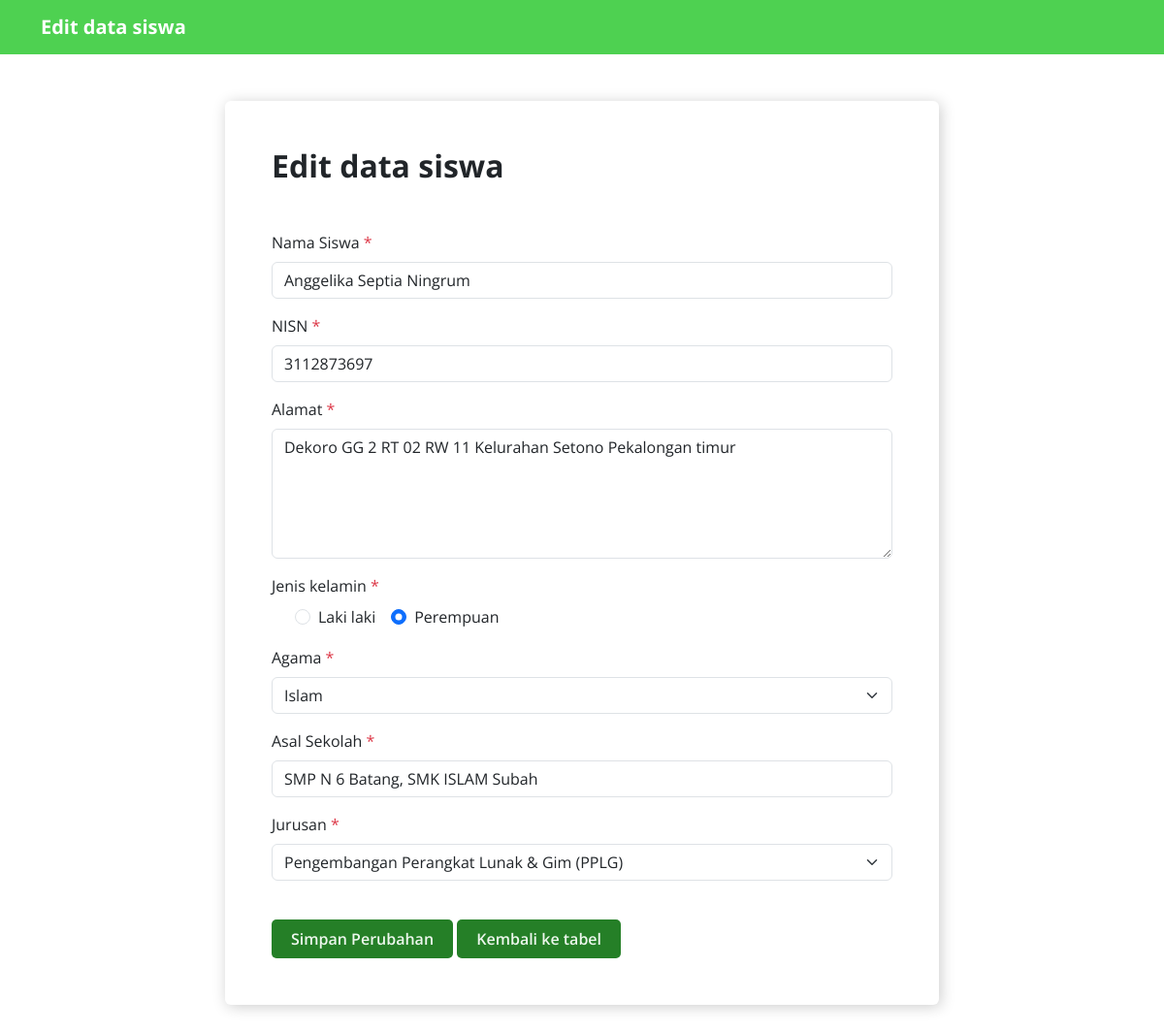
The app's page /editdatasiswa.php?id=20 with its own data.
### tables this page shows
CREATE TABLE `students` (
  `id` int(11) NOT NULL,
  `nama_siswa` varchar(255) NOT NULL,
  `nisn` varchar(250) NOT NULL,
  `nis` int(6) NOT NULL,
  `alamat` varchar(255) NOT NULL,
  `jenis_kelamin` varchar(255) NOT NULL,
  `agama` varchar(255) NOT NULL,
  `asal_sekolah` varchar(255) NOT NULL,
  `jurusan` varchar(250) NOT NULL,
  `password` varchar(200) DEFAULT NULL,
  `created_at` timestamp NOT NULL DEFAULT current_timestamp()
);

### functions.php (called while the page is built, shortened)
<?php
$connection = mysqli_connect('localhost', 'root', '', 'students_collection');
function getDetailStudent(string $id): array
{
    global $connection;
    $query = "SELECT * FROM students WHERE id = $id LIMIT 1";
    $result = mysqli_query($connection, $query);
    return mysqli_fetch_assoc($result) ?? [];
}

### editdatasiswa.php (the view, shortened to what this page needs)
<?php
require './functions.php';
$id = $_GET['id'] ?? '';
$dataStudent = getDetailStudent($id);
?>
<!DOCTYPE html>
<html lang="en">
<head>
    <link rel="stylesheet" href="./assets/css/bootstrap.min.css">
    <link rel="stylesheet" href="./assets/css/style.css">
</head>
<body class="font-primary">
    <nav class="navbar navbar-expand-lg bg-sc-primary">
        <div class="container">
            <a class="navbar-brand text-white fw-bold" href="index.php">Edit data siswa</a>
        </div>
    </nav>
    <div class="container">
        <div class="row mt-5">
            <div class="col-lg-8 mx-auto">
                <div class="card p-5">
                    <h2 class="fw-bold mb-5">Edit data siswa</h2>
                    <form action="" method="post">
                        <div class="mb-3">
                            <label for="nama_siswa" class="form-label">Nama Siswa <span class="text-danger">*</span></label>
                            <input type="text" placeholder="Nama Lengkap" name="nama_siswa" class="form-control" id="nama_siswa" value="<?php echo $dataStudent['nama_siswa'] ?>" required>
                        </div>
                        <div class="mb-3">
                            <label for="nisn" class="form-label">NISN <span class="text-danger">*</span></label>
                            <input type="number" placeholder="NISN" name="nisn" class="form-control" id="nisn" value="<?php echo $dataStudent['nisn'] ?>" required>
                        </div>
                        <div class="mb-3">
                            <label for="alamat" class="form-label">Alamat <span class="text-danger">*</span></label>
                            <textarea name="alamat" placeholder="Alamat Lengkap" id="alamat" class="form-control" rows="5" required><?php echo $dataStudent['alamat'] ?></textarea>
                        </div>
                        <div class="mb-3">
                            <label class="form-label" for="jenis_kelamin">Jenis kelamin <span class="text-danger">*</span></label>
                            <div class="d-flex gap-3 mx-4">
                                <div class="form-check">
                                    <input class="form-check-input" type="radio" name="jenis_kelamin" id="laki_laki" value="Laki laki" <?php echo $dataStudent['jenis_kelamin'] == 'Laki laki' ? 'checked' : '' ?>>
                                    <label class="form-check-label" for="laki_laki">
                                        Laki laki
                                    </label>
                                </div>
                                <div class="form-check">
                                    <input class="form-check-input" type="radio" name="jenis_kelamin" id="perempuan" value="Perempuan" <?php echo $dataStudent['jenis_kelamin'] == 'Perempuan' ? 'checked' : '' ?>>
                                    <label class="form-check-label" for="perempuan">
                                        Perempuan
                                    </label>
                                </div>
                            </div>
                        </div>
                        <div class="mb-3">
                            <label for="agama" class="form-label">Agama <span class="text-danger">*</span></label>
                            <select class="form-select" id="agama" name="agama" aria-label="Default select example" required>
                                <option value="Islam" <?php echo $dataStudent['agama'] == 'Islam' ? 'selected' : '' ?>>Islam</option>
                            </select>
                        </div>
                        <div class="mb-3">
                            <label for="asal_sekolah" class="form-label">Asal Sekolah <span class="text-danger">*</span></label>
                            <input type="text" value="<?php echo $dataStudent['asal_sekolah'] ?>" name="asal_sekolah" class="form-control" id="asal_sekolah" required>
                        </div>
                        <div class="mb-3">
                            <label for="jurusan" class="form-label">Jurusan <span class="text-danger">*</span></label>
                            <select class="form-select" id="jurusan" name="jurusan" aria-label="Default select example" required>
                                <option value="Pengembangan Perangkat Lunak & Gim" <?php echo $dataStudent['jurusan'] == 'Pengembangan Perangkat Lunak & Gim' ? 'selected' : '' ?>>Pengembangan Perangkat Lunak & Gim (PPLG)</option>
                            </select>
                        </div>
                        <button type="submit" class="btn btn-primary mt-4">Simpan Perubahan</button>
                        <a href="datapendaftar.php" class="btn btn-primary mt-4">Kembali ke tabel</a>
                    </form>
                </div>
            </div>
        </div>
    </div>
</body>
</html>

### assets/css/style.css (style rules this page uses)
:root { --color-primary: #4ED151; --color-secondary: #257F27; --color-white: #EDF7ED ; --color-dark: #184F1A; --font-primary: "Open Sans", sans-serif; }
.font-primary { font-family: var(--font-primary); }
.bg-sc-primary { background-color: var(--color-primary); }
.text-white { color: var(--color-white); }
.btn-primary { padding: 8px 20px; font-weight: 600; background-color: var(--color-secondary); border: 0; color: var(--color-white); border-radius: 5px; -webkit-border-radius: 5px; -moz-border-radius: 5px; -ms-border-radius: 5px; -o-border-radius: 5px; transition: all .3s ease; -webkit-transition: all .3s ease; -moz-transition: all .3s ease; -ms-transition: all .3s ease; -o-transition: all .3s ease; }
.card { border: 0; box-shadow: 2px 2px 15px rgba(0, 0, 0, .2); }

### records on screen
students: nama_siswa "Anggelika Septia Ningrum", nisn "3112873697", alamat "Dekoro GG 2 RT 02 RW 11 Kelurahan Setono Pekalongan timur", jenis_kelamin "☐ Laki laki", jenis_kelamin "☑ Perempuan", agama "Islam", asal_sekolah "SMP N 6 Batang, SMK ISLAM Subah", jurusan "Pengembangan Perangkat Lunak & Gim (PPLG)"
